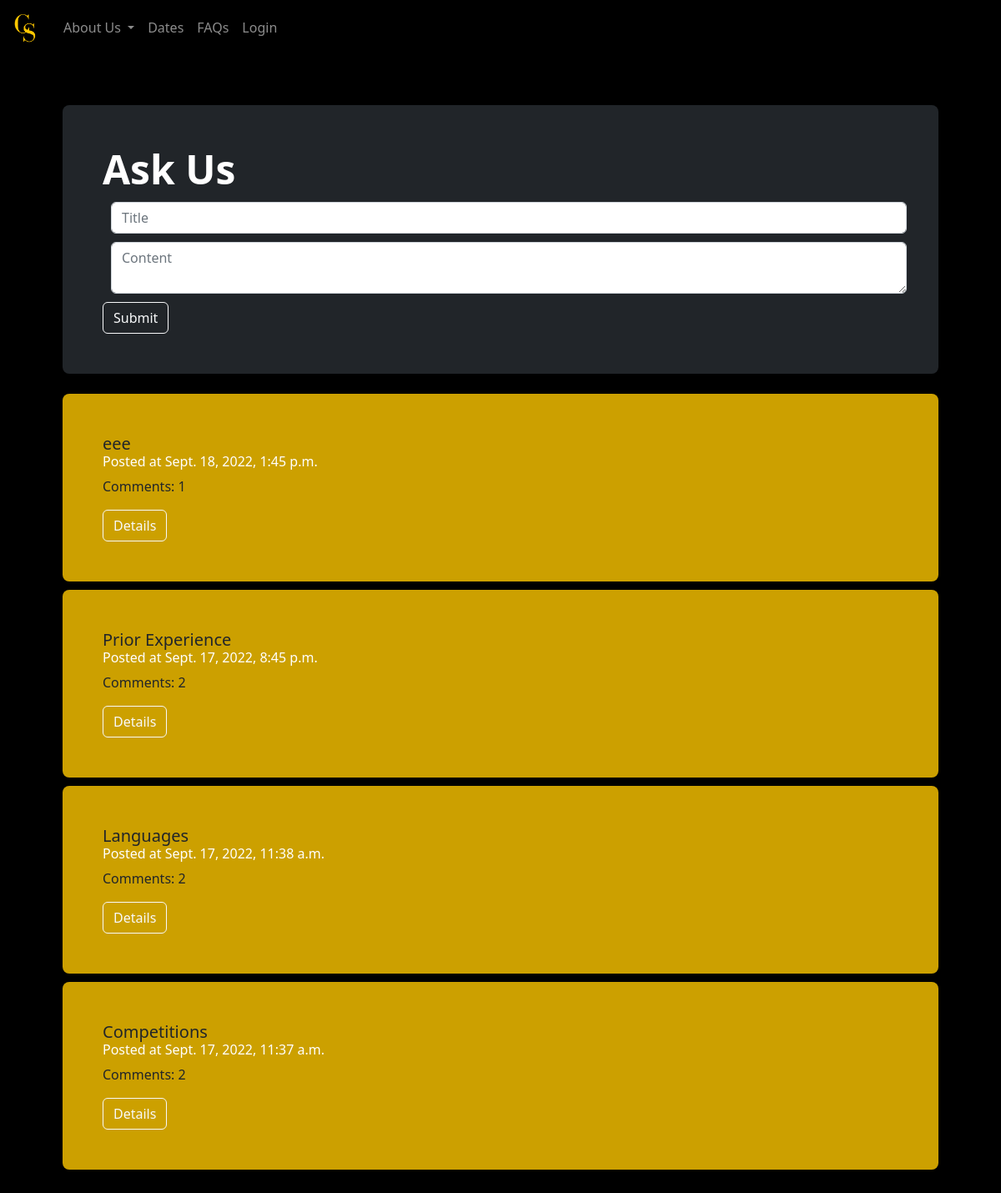
Screenshot of /index/faq with the database file from the repository.
### index/models.py (models this page shows)
class Question(models.Model):
    time = models.DateTimeField(auto_now=False, auto_now_add=True)
    title = models.CharField(max_length=50)
    content = models.CharField(max_length=1000)
    def serialize(self):
        return {
            "pk": self.id,
            "time": self.time,
            "title": self.title,
            "content": self.content
        }

### index/views.py (the view, shortened to what this page needs)
# urls.py: path('faq', views.faq, name="faq"),
@csrf_exempt
def faq(request):
    if request.method == "GET":
        questions = [question.serialize() for question in Question.objects.all().order_by('-time')]
        for question in questions:
            question['comments'] = Comment.objects.filter(question=question['pk']).count()
        return render(request, "index/faq.html", {
            "questions": questions
        })

### index/templates/index/faq.html (shortened to what this page needs)
{% extends 'index/layout.html' %}
{% load static %}
{% block body %}
    <div class="view">
        <div class="p-5 mb-4 rounded-3 text-bg-dark question">
            <div class="card-body">
                <h5 class="card-title display-5 fw-bold">Ask Us</h5>
                <input type="text" class="form-control" id="questionInput" placeholder="Title">
                <textarea row="3" class="form-control" id="questionContent" placeholder="Content"></textarea>
            </div>
            <button href="#" class="btn btn-outline-light" id="questionBtn">Submit</button>
        </div>
        {% for question in questions %}
            <div class="h-100 p-5 rounded-3 question">
                <div class="card-body">
                    <h5 class="card-title">{{ question.title }}</h5>
                    <h6 class="card-subtitle mb-2" style="color: white;">Posted at {{ question.time }}</h6>
                    <p class="card-text">Comments: {{ question.comments }}</p>
                    <a href="{% url 'question' question.pk %}" class="btn btn-outline-light">Details</a>
                </div>
            </div>
        {% endfor %}
    </div>
    <link href="{% static 'index/faq.css' %}" rel="stylesheet">
{% endblock %}

### index/templates/index/layout.html (shortened to what this page needs)
{% load static %}
<!DOCTYPE html>
<html lang="en">
    <head>
        <link href="https://cdn.jsdelivr.net/npm/bootstrap@5.2.1/dist/css/bootstrap.min.css" rel="stylesheet">
        <link href="{% static 'index/styles.css' %}" rel="stylesheet">
    </head>
    <body>
        <nav class="navbar navbar-dark navbar-expand-lg">
            <div class="container-fluid">
                <a class="navbar-brand" href="{% url 'index' %}">
                    <img src="{% static 'index/images/Yellow-txt.png' %}" alt="WCS" height="40">
                </a>
                <div class="collapse navbar-collapse" id="navbarSupportedContent">
                    <ul class="navbar-nav me-auto mb-2 mb-lg-0">
                        <li class="nav-item dropdown">
                            <a class="nav-link dropdown-toggle" href="#" role="button" data-bs-toggle="dropdown" aria-expanded="false">
                              About Us
                            </a>
                        </li>
                        <li class="nav-item">
                            <a class="nav-link" href="{% url 'dates' %}">Dates</a>
                        </li>
                        <li class="nav-item">
                            <a class="nav-link" href="{% url 'faq' %}">FAQs</a>
                        </li>
                        {% if user.is_authenticated %}
                        <li class="nav-item">
                            <a class="nav-link" href="{% url 'logout' %}">Logout</a>
                        </li>
                        {% else %}
                        <li class="nav-item">
                            <a class="nav-link" href="{% url 'login' %}">Login</a>
                        </li>
                        {% endif %}
                    </ul>
                </div>
            </div>
        </nav>
        <div class="body">
            {% block body %}
            {% endblock %}
        </div>
    </body>
</html>

### index/static/index/styles.css (style rules this page uses)
.body { margin: 5%; }
body { background-color: black; }
.btn { margin: 10px; }

### index/static/index/faq.css (style rules this page uses)
.view { margin: 5px; }
.question { margin: 10px; background-color: rgba(255, 200, 0, 0.8); }
#questionInput { margin: 10px; }
#questionContent { margin: 10px; }
.btn { margin: 0em; }

### rows the page displays
Question: title "eee", time "Sept. 18, 2022, 1:45 p.m."
Question: title "Prior Experience", time "Sept. 17, 2022, 8:45 p.m."
Question: title "Languages", time "Sept. 17, 2022, 11:38 a.m."
Question: title "Competitions", time "Sept. 17, 2022, 11:37 a.m."

### other values shown
{{ question.comments }} "1" "2" "2" "2"
